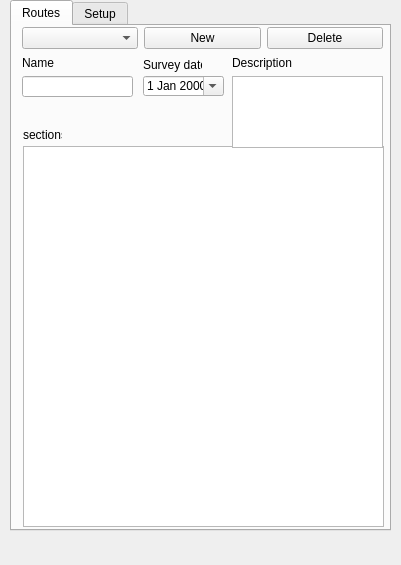
<?xml version="1.0" encoding="UTF-8"?>
<ui version="4.0">
 <class>pcDockWidgetBase</class>
 <widget class="QDockWidget" name="pcDockWidgetBase">
  <property name="geometry">
   <rect>
    <x>0</x>
    <y>0</y>
    <width>401</width>
    <height>565</height>
   </rect>
  </property>
  <property name="windowTitle">
   <string>Route Builder</string>
  </property>
  <widget class="QWidget" name="dockWidgetContents">
   <widget class="QLabel" name="label">
    <property name="geometry">
     <rect>
      <x>9</x>
      <y>87</y>
      <width>16</width>
      <height>16</height>
     </rect>
    </property>
    <property name="text">
     <string/>
    </property>
   </widget>
   <widget class="QTabWidget" name="tabs">
    <property name="geometry">
     <rect>
      <x>10</x>
      <y>0</y>
      <width>381</width>
      <height>531</height>
     </rect>
    </property>
    <property name="currentIndex">
     <number>0</number>
    </property>
    <widget class="QWidget" name="tab_2">
     <attribute name="title">
      <string>Routes</string>
     </attribute>
     <widget class="QTableView" name="sections_view">
      <property name="geometry">
       <rect>
        <x>11</x>
        <y>120</y>
        <width>361</width>
        <height>381</height>
       </rect>
      </property>
      <property name="acceptDrops">
       <bool>true</bool>
      </property>
      <property name="toolTip">
       <string>&lt;html&gt;&lt;head/&gt;&lt;body&gt;&lt;p&gt;Right click rows to edit.&lt;/p&gt;&lt;p&gt;'Add section' to add section to table after last selected row.&lt;/p&gt;&lt;p&gt;'Delete' to delete seleted rows.&lt;/p&gt;&lt;p&gt;Rows can reordered by dragging and dropping.&lt;/p&gt;&lt;p&gt;&lt;br/&gt;&lt;/p&gt;&lt;/body&gt;&lt;/html&gt;</string>
      </property>
      <property name="dragEnabled">
       <bool>true</bool>
      </property>
      <property name="dragDropMode">
       <enum>QAbstractItemView::InternalMove</enum>
      </property>
      <property name="selectionBehavior">
       <enum>QAbstractItemView::SelectRows</enum>
      </property>
     </widget>
     <widget class="QLabel" name="label_10">
      <property name="geometry">
       <rect>
        <x>11</x>
        <y>101</y>
        <width>39</width>
        <height>16</height>
       </rect>
      </property>
      <property name="text">
       <string>sections</string>
      </property>
     </widget>
     <widget class="QWidget" name="layoutWidget">
      <property name="geometry">
       <rect>
        <x>10</x>
        <y>30</y>
        <width>111</width>
        <height>41</height>
       </rect>
      </property>
      <layout class="QVBoxLayout" name="verticalLayout_4">
       <item>
        <widget class="QLabel" name="label_9">
         <property name="text">
          <string>Name</string>
         </property>
        </widget>
       </item>
       <item>
        <widget class="QLineEdit" name="name_edit">
         <property name="toolTip">
          <string>&lt;html&gt;&lt;head/&gt;&lt;body&gt;&lt;p&gt;Run number&lt;/p&gt;&lt;/body&gt;&lt;/html&gt;</string>
         </property>
        </widget>
       </item>
      </layout>
     </widget>
     <widget class="QWidget" name="layoutWidget">
      <property name="geometry">
       <rect>
        <x>10</x>
        <y>0</y>
        <width>361</width>
        <height>25</height>
       </rect>
      </property>
      <layout class="QHBoxLayout" name="horizontalLayout_5">
       <item>
        <widget class="QComboBox" name="routes_box">
         <property name="editable">
          <bool>false</bool>
         </property>
         <property name="currentIndex">
          <number>-1</number>
         </property>
        </widget>
       </item>
       <item>
        <widget class="QPushButton" name="new_button">
         <property name="text">
          <string>New</string>
         </property>
        </widget>
       </item>
       <item>
        <widget class="QPushButton" name="delete_button">
         <property name="text">
          <string>Delete</string>
         </property>
        </widget>
       </item>
      </layout>
     </widget>
     <widget class="QWidget" name="layoutWidget">
      <property name="geometry">
       <rect>
        <x>220</x>
        <y>30</y>
        <width>151</width>
        <height>92</height>
       </rect>
      </property>
      <layout class="QVBoxLayout" name="verticalLayout_2">
       <item>
        <widget class="QLabel" name="label_11">
         <property name="text">
          <string>Description</string>
         </property>
        </widget>
       </item>
       <item>
        <widget class="QPlainTextEdit" name="desc_edit"/>
       </item>
      </layout>
     </widget>
     <widget class="QLabel" name="label_12">
      <property name="geometry">
       <rect>
        <x>131</x>
        <y>31</y>
        <width>59</width>
        <height>16</height>
       </rect>
      </property>
      <property name="text">
       <string>Survey date</string>
      </property>
     </widget>
     <widget class="QDateEdit" name="date_edit">
      <property name="geometry">
       <rect>
        <x>131</x>
        <y>50</y>
        <width>81</width>
        <height>20</height>
       </rect>
      </property>
      <property name="toolTip">
       <string>&lt;html&gt;&lt;head/&gt;&lt;body&gt;&lt;p&gt;dd/mm/yyyy&lt;/p&gt;&lt;/body&gt;&lt;/html&gt;</string>
      </property>
      <property name="calendarPopup">
       <bool>true</bool>
      </property>
     </widget>
    </widget>
    <widget class="QWidget" name="tab">
     <attribute name="title">
      <string>Setup</string>
     </attribute>
     <widget class="QWidget" name="layoutWidget">
      <property name="geometry">
       <rect>
        <x>20</x>
        <y>230</y>
        <width>291</width>
        <height>22</height>
       </rect>
      </property>
      <layout class="QHBoxLayout" name="horizontalLayout_4">
       <item>
        <widget class="QLabel" name="label_5">
         <property name="text">
          <string>start node</string>
         </property>
        </widget>
       </item>
       <item>
        <widget class="QgsFieldComboBox" name="snode_field_box"/>
       </item>
      </layout>
     </widget>
     <widget class="QLabel" name="label_3">
      <property name="geometry">
       <rect>
        <x>11</x>
        <y>11</y>
        <width>147</width>
        <height>20</height>
       </rect>
      </property>
      <property name="text">
       <string>section label</string>
      </property>
     </widget>
     <widget class="QLabel" name="label_14">
      <property name="geometry">
       <rect>
        <x>20</x>
        <y>80</y>
        <width>71</width>
        <height>16</height>
       </rect>
      </property>
      <property name="text">
       <string>Fields with:</string>
      </property>
     </widget>
     <widget class="QWidget" name="layoutWidget_2">
      <property name="geometry">
       <rect>
        <x>20</x>
        <y>310</y>
        <width>291</width>
        <height>22</height>
       </rect>
      </property>
      <layout class="QHBoxLayout" name="horizontalLayout_6">
       <item>
        <widget class="QLabel" name="label_7">
         <property name="text">
          <string>description</string>
         </property>
        </widget>
       </item>
       <item>
        <widget class="QgsFieldComboBox" name="description_field_box"/>
       </item>
      </layout>
     </widget>
     <widget class="QWidget" name="layoutWidget_3">
      <property name="geometry">
       <rect>
        <x>20</x>
        <y>190</y>
        <width>291</width>
        <height>22</height>
       </rect>
      </property>
      <layout class="QHBoxLayout" name="horizontalLayout_7">
       <item>
        <widget class="QLabel" name="label_8">
         <property name="text">
          <string>rbt_field</string>
         </property>
        </widget>
       </item>
       <item>
        <widget class="QgsFieldComboBox" name="rbt_field_box"/>
       </item>
      </layout>
     </widget>
     <widget class="QWidget" name="layoutWidget_4">
      <property name="geometry">
       <rect>
        <x>20</x>
        <y>40</y>
        <width>301</width>
        <height>22</height>
       </rect>
      </property>
      <layout class="QHBoxLayout" name="horizontalLayout">
       <item>
        <widget class="QLabel" name="label_2">
         <property name="text">
          <string>Layer with road network</string>
         </property>
        </widget>
       </item>
       <item>
        <widget class="QgsMapLayerComboBox" name="network_layer_box"/>
       </item>
      </layout>
     </widget>
     <widget class="QWidget" name="layoutWidget_5">
      <property name="geometry">
       <rect>
        <x>20</x>
        <y>270</y>
        <width>291</width>
        <height>22</height>
       </rect>
      </property>
      <layout class="QHBoxLayout" name="horizontalLayout_8">
       <item>
        <widget class="QLabel" name="label_6">
         <property name="text">
          <string>end node</string>
         </property>
        </widget>
       </item>
       <item>
        <widget class="QgsFieldComboBox" name="enode_field_box"/>
       </item>
      </layout>
     </widget>
     <widget class="QWidget" name="layoutWidget_6">
      <property name="geometry">
       <rect>
        <x>20</x>
        <y>150</y>
        <width>291</width>
        <height>22</height>
       </rect>
      </property>
      <layout class="QHBoxLayout" name="horizontalLayout_3">
       <item>
        <widget class="QLabel" name="label_4">
         <property name="text">
          <string>length</string>
         </property>
        </widget>
       </item>
       <item>
        <widget class="QgsFieldComboBox" name="length_field_box">
         <property name="toolTip">
          <string>&lt;html&gt;&lt;head/&gt;&lt;body&gt;&lt;p&gt;Required. Int or float field.&lt;/p&gt;&lt;/body&gt;&lt;/html&gt;</string>
         </property>
        </widget>
       </item>
      </layout>
     </widget>
     <widget class="QWidget" name="layoutWidget_7">
      <property name="geometry">
       <rect>
        <x>20</x>
        <y>110</y>
        <width>301</width>
        <height>22</height>
       </rect>
      </property>
      <layout class="QHBoxLayout" name="horizontalLayout_2">
       <item>
        <widget class="QLabel" name="label_13">
         <property name="text">
          <string>section label</string>
         </property>
        </widget>
       </item>
       <item>
        <widget class="QgsFieldComboBox" name="label_field_box">
         <property name="toolTip">
          <string>&lt;html&gt;&lt;head/&gt;&lt;body&gt;&lt;p&gt;Required. Text field.&lt;/p&gt;&lt;/body&gt;&lt;/html&gt;</string>
         </property>
        </widget>
       </item>
      </layout>
     </widget>
    </widget>
   </widget>
  </widget>
 </widget>
 <customwidgets>
  <customwidget>
   <class>QgsFieldComboBox</class>
   <extends>QComboBox</extends>
   <header>qgis.gui</header>
  </customwidget>
  <customwidget>
   <class>QgsMapLayerComboBox</class>
   <extends>QComboBox</extends>
   <header>qgis.gui</header>
  </customwidget>
 </customwidgets>
 <resources/>
 <connections/>
</ui>
